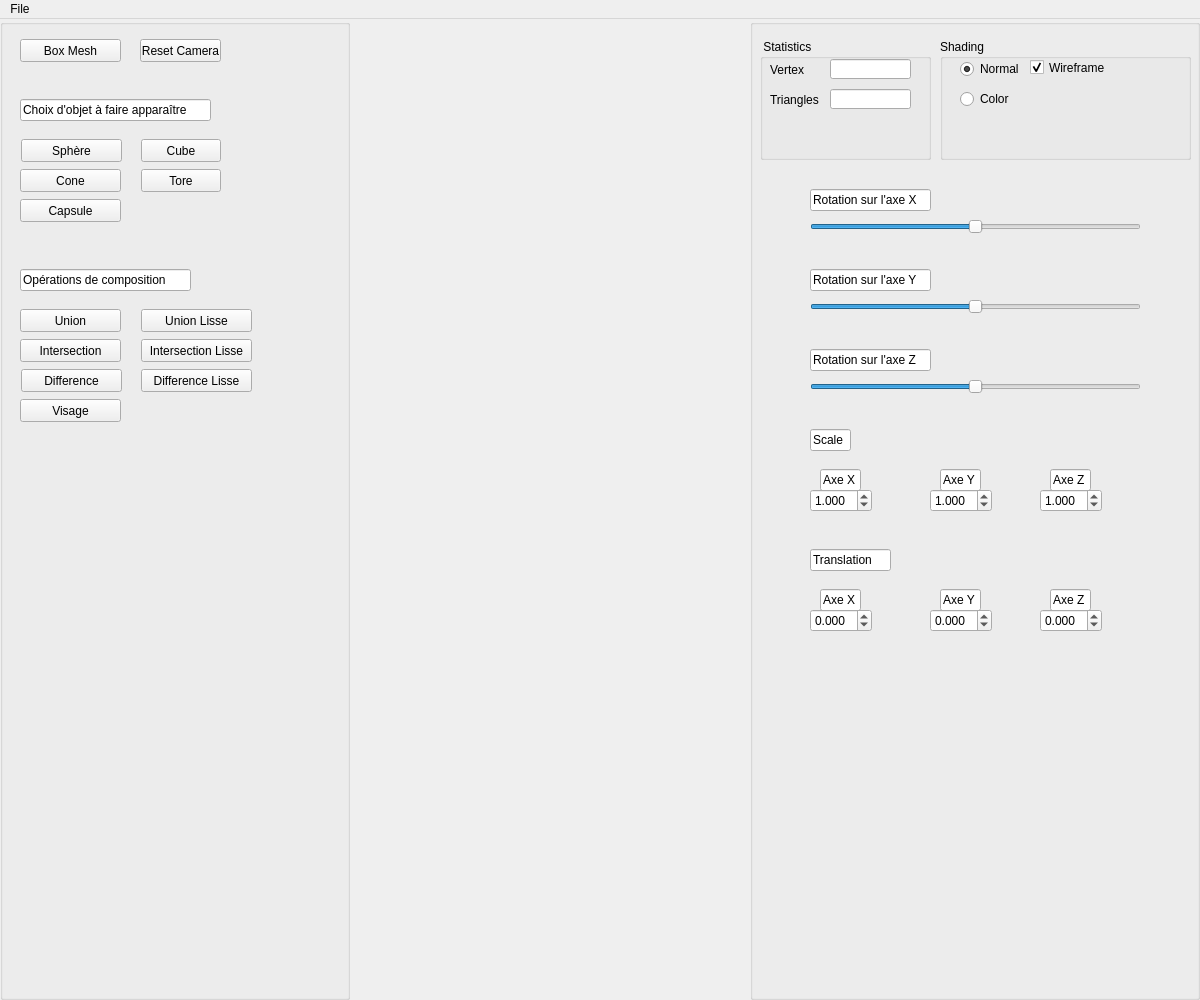
<?xml version="1.0" encoding="UTF-8"?>
<ui version="4.0">
 <class>Assets</class>
 <widget class="QMainWindow" name="Assets">
  <property name="geometry">
   <rect>
    <x>0</x>
    <y>0</y>
    <width>1200</width>
    <height>1000</height>
   </rect>
  </property>
  <property name="minimumSize">
   <size>
    <width>420</width>
    <height>300</height>
   </size>
  </property>
  <property name="windowTitle">
   <string>Implicit Terrain</string>
  </property>
  <widget class="QWidget" name="centralwidget">
   <layout class="QHBoxLayout">
    <property name="spacing">
     <number>0</number>
    </property>
    <property name="leftMargin">
     <number>0</number>
    </property>
    <property name="topMargin">
     <number>0</number>
    </property>
    <property name="rightMargin">
     <number>0</number>
    </property>
    <property name="bottomMargin">
     <number>0</number>
    </property>
    <item>
     <widget class="QGroupBox" name="Objects_groupBox">
      <property name="enabled">
       <bool>true</bool>
      </property>
      <property name="sizePolicy">
       <sizepolicy hsizetype="Fixed" vsizetype="Minimum">
        <horstretch>0</horstretch>
        <verstretch>0</verstretch>
       </sizepolicy>
      </property>
      <property name="minimumSize">
       <size>
        <width>350</width>
        <height>250</height>
       </size>
      </property>
      <property name="title">
       <string/>
      </property>
      <widget class="QPushButton" name="boxMesh">
       <property name="geometry">
        <rect>
         <x>20</x>
         <y>20</y>
         <width>101</width>
         <height>23</height>
        </rect>
       </property>
       <property name="toolTip">
        <string>&lt;!DOCTYPE HTML PUBLIC &quot;-//W3C//DTD HTML 4.0//EN&quot; &quot;http://www.w3.org/TR/REC-html40/strict.dtd&quot;&gt;
&lt;html&gt;&lt;head&gt;&lt;meta name=&quot;qrichtext&quot; content=&quot;1&quot; /&gt;&lt;style type=&quot;text/css&quot;&gt;
p, li { white-space: pre-wrap; }
&lt;/style&gt;&lt;/head&gt;&lt;body style=&quot; font-family:'MS Shell Dlg 2'; font-size:8pt; font-weight:400; font-style:normal;&quot;&gt;
&lt;p style=&quot; margin-top:0px; margin-bottom:0px; margin-left:0px; margin-right:0px; -qt-block-indent:0; text-indent:0px;&quot;&gt;&lt;span style=&quot; color:#5500ff;&quot;&gt;Callback #01&lt;/span&gt;&lt;/p&gt;
&lt;p style=&quot; margin-top:0px; margin-bottom:0px; margin-left:0px; margin-right:0px; -qt-block-indent:0; text-indent:0px;&quot;&gt;&lt;span style=&quot; font-style:italic; color:#aa00ff;&quot;&gt;Create Eurographics 1996 Bear&lt;/span&gt;&lt;/p&gt;&lt;/body&gt;&lt;/html&gt;</string>
       </property>
       <property name="text">
        <string>Box Mesh</string>
       </property>
       <property name="checkable">
        <bool>false</bool>
       </property>
      </widget>
      <widget class="QPushButton" name="resetcameraButton">
       <property name="geometry">
        <rect>
         <x>140</x>
         <y>20</y>
         <width>81</width>
         <height>23</height>
        </rect>
       </property>
       <property name="toolTip">
        <string>&lt;html&gt;&lt;head/&gt;&lt;body&gt;&lt;p&gt;&lt;span style=&quot; color:#5500ff;&quot;&gt;Callback #03&lt;/span&gt;&lt;/p&gt;&lt;p&gt;&lt;span style=&quot; font-style:italic; color:#aa00ff;&quot;&gt;Create Eurographics 1996 Bird&lt;/span&gt;&lt;/p&gt;&lt;/body&gt;&lt;/html&gt;</string>
       </property>
       <property name="text">
        <string>Reset Camera</string>
       </property>
       <property name="checkable">
        <bool>true</bool>
       </property>
       <property name="autoDefault">
        <bool>false</bool>
       </property>
       <property name="default">
        <bool>false</bool>
       </property>
       <property name="flat">
        <bool>false</bool>
       </property>
      </widget>
      <widget class="QPushButton" name="sphere">
       <property name="geometry">
        <rect>
         <x>21</x>
         <y>120</y>
         <width>101</width>
         <height>23</height>
        </rect>
       </property>
       <property name="toolTip">
        <string>&lt;!DOCTYPE HTML PUBLIC &quot;-//W3C//DTD HTML 4.0//EN&quot; &quot;http://www.w3.org/TR/REC-html40/strict.dtd&quot;&gt;
&lt;html&gt;&lt;head&gt;&lt;meta name=&quot;qrichtext&quot; content=&quot;1&quot; /&gt;&lt;style type=&quot;text/css&quot;&gt;
p, li { white-space: pre-wrap; }
&lt;/style&gt;&lt;/head&gt;&lt;body style=&quot; font-family:'MS Shell Dlg 2'; font-size:8pt; font-weight:400; font-style:normal;&quot;&gt;
&lt;p style=&quot; margin-top:0px; margin-bottom:0px; margin-left:0px; margin-right:0px; -qt-block-indent:0; text-indent:0px;&quot;&gt;&lt;span style=&quot; color:#5500ff;&quot;&gt;Callback #01&lt;/span&gt;&lt;/p&gt;
&lt;p style=&quot; margin-top:0px; margin-bottom:0px; margin-left:0px; margin-right:0px; -qt-block-indent:0; text-indent:0px;&quot;&gt;&lt;span style=&quot; font-style:italic; color:#aa00ff;&quot;&gt;Create Eurographics 1996 Bear&lt;/span&gt;&lt;/p&gt;&lt;/body&gt;&lt;/html&gt;</string>
       </property>
       <property name="text">
        <string>Sphère</string>
       </property>
       <property name="checkable">
        <bool>false</bool>
       </property>
      </widget>
      <widget class="QPushButton" name="cube">
       <property name="geometry">
        <rect>
         <x>141</x>
         <y>120</y>
         <width>80</width>
         <height>23</height>
        </rect>
       </property>
       <property name="text">
        <string>Cube</string>
       </property>
      </widget>
      <widget class="QPushButton" name="cone">
       <property name="geometry">
        <rect>
         <x>20</x>
         <y>150</y>
         <width>101</width>
         <height>23</height>
        </rect>
       </property>
       <property name="text">
        <string>Cone</string>
       </property>
      </widget>
      <widget class="QPushButton" name="tore">
       <property name="geometry">
        <rect>
         <x>141</x>
         <y>150</y>
         <width>80</width>
         <height>23</height>
        </rect>
       </property>
       <property name="text">
        <string>Tore</string>
       </property>
      </widget>
      <widget class="QPushButton" name="capsule">
       <property name="geometry">
        <rect>
         <x>20</x>
         <y>180</y>
         <width>101</width>
         <height>23</height>
        </rect>
       </property>
       <property name="text">
        <string>Capsule</string>
       </property>
      </widget>
      <widget class="QPushButton" name="union_">
       <property name="geometry">
        <rect>
         <x>20</x>
         <y>290</y>
         <width>101</width>
         <height>23</height>
        </rect>
       </property>
       <property name="text">
        <string>Union</string>
       </property>
      </widget>
      <widget class="QPushButton" name="intersection">
       <property name="geometry">
        <rect>
         <x>20</x>
         <y>320</y>
         <width>101</width>
         <height>23</height>
        </rect>
       </property>
       <property name="text">
        <string>Intersection</string>
       </property>
      </widget>
      <widget class="QPushButton" name="difference">
       <property name="geometry">
        <rect>
         <x>21</x>
         <y>350</y>
         <width>101</width>
         <height>23</height>
        </rect>
       </property>
       <property name="text">
        <string>Difference</string>
       </property>
      </widget>
      <widget class="QPushButton" name="union_lisse">
       <property name="geometry">
        <rect>
         <x>141</x>
         <y>290</y>
         <width>111</width>
         <height>23</height>
        </rect>
       </property>
       <property name="text">
        <string>Union Lisse</string>
       </property>
      </widget>
      <widget class="QPushButton" name="intersection_lisse">
       <property name="geometry">
        <rect>
         <x>141</x>
         <y>320</y>
         <width>111</width>
         <height>23</height>
        </rect>
       </property>
       <property name="text">
        <string>Intersection Lisse</string>
       </property>
      </widget>
      <widget class="QPushButton" name="difference_lisse">
       <property name="geometry">
        <rect>
         <x>141</x>
         <y>350</y>
         <width>111</width>
         <height>23</height>
        </rect>
       </property>
       <property name="text">
        <string>Difference Lisse</string>
       </property>
      </widget>
      <widget class="QPushButton" name="composition">
       <property name="geometry">
        <rect>
         <x>20</x>
         <y>380</y>
         <width>101</width>
         <height>23</height>
        </rect>
       </property>
       <property name="text">
        <string>Visage</string>
       </property>
      </widget>
      <widget class="QLineEdit" name="titreRotateXslider_4">
       <property name="geometry">
        <rect>
         <x>20</x>
         <y>250</y>
         <width>171</width>
         <height>22</height>
        </rect>
       </property>
       <property name="text">
        <string>Opérations de composition</string>
       </property>
      </widget>
      <widget class="QLineEdit" name="titreRotateXslider_5">
       <property name="geometry">
        <rect>
         <x>20</x>
         <y>80</y>
         <width>191</width>
         <height>22</height>
        </rect>
       </property>
       <property name="text">
        <string>Choix d'objet à faire apparaître</string>
       </property>
      </widget>
     </widget>
    </item>
    <item>
     <widget class="QWidget" name="widget_GL" native="true"/>
    </item>
    <item>
     <widget class="QGroupBox" name="Parameters_groupBox">
      <property name="sizePolicy">
       <sizepolicy hsizetype="Maximum" vsizetype="Minimum">
        <horstretch>0</horstretch>
        <verstretch>0</verstretch>
       </sizepolicy>
      </property>
      <property name="minimumSize">
       <size>
        <width>450</width>
        <height>141</height>
       </size>
      </property>
      <property name="title">
       <string/>
      </property>
      <widget class="QGroupBox" name="groupBox_4">
       <property name="geometry">
        <rect>
         <x>10</x>
         <y>20</y>
         <width>171</width>
         <height>121</height>
        </rect>
       </property>
       <property name="title">
        <string> Statistics</string>
       </property>
       <widget class="QLabel" name="label_2">
        <property name="geometry">
         <rect>
          <x>10</x>
          <y>20</y>
          <width>61</width>
          <height>21</height>
         </rect>
        </property>
        <property name="text">
         <string>Vertex</string>
        </property>
       </widget>
       <widget class="QLineEdit" name="lineEdit_2">
        <property name="geometry">
         <rect>
          <x>70</x>
          <y>50</y>
          <width>81</width>
          <height>20</height>
         </rect>
        </property>
        <property name="alignment">
         <set>Qt::AlignRight|Qt::AlignTrailing|Qt::AlignVCenter</set>
        </property>
       </widget>
       <widget class="QLabel" name="label_3">
        <property name="geometry">
         <rect>
          <x>10</x>
          <y>50</y>
          <width>61</width>
          <height>21</height>
         </rect>
        </property>
        <property name="text">
         <string>Triangles</string>
        </property>
       </widget>
       <widget class="QLineEdit" name="lineEdit">
        <property name="geometry">
         <rect>
          <x>70</x>
          <y>20</y>
          <width>81</width>
          <height>20</height>
         </rect>
        </property>
        <property name="text">
         <string/>
        </property>
        <property name="alignment">
         <set>Qt::AlignRight|Qt::AlignTrailing|Qt::AlignVCenter</set>
        </property>
       </widget>
      </widget>
      <widget class="QGroupBox" name="groupBox_13">
       <property name="geometry">
        <rect>
         <x>190</x>
         <y>20</y>
         <width>251</width>
         <height>121</height>
        </rect>
       </property>
       <property name="title">
        <string>Shading</string>
       </property>
       <widget class="QRadioButton" name="radioShadingButton_1">
        <property name="geometry">
         <rect>
          <x>20</x>
          <y>20</y>
          <width>61</width>
          <height>20</height>
         </rect>
        </property>
        <property name="text">
         <string>Normal</string>
        </property>
        <property name="checked">
         <bool>true</bool>
        </property>
       </widget>
       <widget class="QCheckBox" name="wireframe">
        <property name="geometry">
         <rect>
          <x>90</x>
          <y>20</y>
          <width>81</width>
          <height>17</height>
         </rect>
        </property>
        <property name="text">
         <string>Wireframe</string>
        </property>
        <property name="checked">
         <bool>true</bool>
        </property>
       </widget>
       <widget class="QRadioButton" name="radioShadingButton_2">
        <property name="geometry">
         <rect>
          <x>20</x>
          <y>50</y>
          <width>61</width>
          <height>20</height>
         </rect>
        </property>
        <property name="text">
         <string>Color</string>
        </property>
        <property name="checked">
         <bool>false</bool>
        </property>
       </widget>
      </widget>
      <widget class="QSlider" name="RotateXslider">
       <property name="geometry">
        <rect>
         <x>60</x>
         <y>200</y>
         <width>331</width>
         <height>16</height>
        </rect>
       </property>
       <property name="minimum">
        <number>-180</number>
       </property>
       <property name="maximum">
        <number>180</number>
       </property>
       <property name="orientation">
        <enum>Qt::Horizontal</enum>
       </property>
      </widget>
      <widget class="QSlider" name="RotateYslider">
       <property name="geometry">
        <rect>
         <x>60</x>
         <y>280</y>
         <width>331</width>
         <height>16</height>
        </rect>
       </property>
       <property name="minimum">
        <number>-180</number>
       </property>
       <property name="maximum">
        <number>180</number>
       </property>
       <property name="orientation">
        <enum>Qt::Horizontal</enum>
       </property>
      </widget>
      <widget class="QSlider" name="RotateZslider">
       <property name="geometry">
        <rect>
         <x>60</x>
         <y>360</y>
         <width>331</width>
         <height>16</height>
        </rect>
       </property>
       <property name="minimum">
        <number>-180</number>
       </property>
       <property name="maximum">
        <number>180</number>
       </property>
       <property name="orientation">
        <enum>Qt::Horizontal</enum>
       </property>
      </widget>
      <widget class="QLineEdit" name="titreRotateXslider">
       <property name="geometry">
        <rect>
         <x>60</x>
         <y>170</y>
         <width>121</width>
         <height>22</height>
        </rect>
       </property>
       <property name="text">
        <string>Rotation sur l'axe X</string>
       </property>
      </widget>
      <widget class="QLineEdit" name="titreRotateXslider_2">
       <property name="geometry">
        <rect>
         <x>60</x>
         <y>250</y>
         <width>121</width>
         <height>22</height>
        </rect>
       </property>
       <property name="text">
        <string>Rotation sur l'axe Y</string>
       </property>
      </widget>
      <widget class="QLineEdit" name="titreRotateXslider_3">
       <property name="geometry">
        <rect>
         <x>60</x>
         <y>330</y>
         <width>121</width>
         <height>22</height>
        </rect>
       </property>
       <property name="text">
        <string>Rotation sur l'axe Z</string>
       </property>
      </widget>
      <widget class="QDoubleSpinBox" name="ScaleYBox">
       <property name="geometry">
        <rect>
         <x>180</x>
         <y>470</y>
         <width>62</width>
         <height>23</height>
        </rect>
       </property>
       <property name="decimals">
        <number>3</number>
       </property>
       <property name="minimum">
        <double>0.000000000000000</double>
       </property>
       <property name="singleStep">
        <double>0.250000000000000</double>
       </property>
       <property name="value">
        <double>1.000000000000000</double>
       </property>
      </widget>
      <widget class="QDoubleSpinBox" name="ScaleZBox">
       <property name="geometry">
        <rect>
         <x>290</x>
         <y>470</y>
         <width>62</width>
         <height>23</height>
        </rect>
       </property>
       <property name="decimals">
        <number>3</number>
       </property>
       <property name="minimum">
        <double>0.000000000000000</double>
       </property>
       <property name="singleStep">
        <double>0.250000000000000</double>
       </property>
       <property name="value">
        <double>1.000000000000000</double>
       </property>
      </widget>
      <widget class="QLineEdit" name="lineEdit_3">
       <property name="geometry">
        <rect>
         <x>60</x>
         <y>410</y>
         <width>41</width>
         <height>22</height>
        </rect>
       </property>
       <property name="text">
        <string>Scale</string>
       </property>
      </widget>
      <widget class="QLineEdit" name="lineEdit_4">
       <property name="geometry">
        <rect>
         <x>70</x>
         <y>450</y>
         <width>41</width>
         <height>22</height>
        </rect>
       </property>
       <property name="text">
        <string>Axe X</string>
       </property>
      </widget>
      <widget class="QLineEdit" name="lineEdit_5">
       <property name="geometry">
        <rect>
         <x>190</x>
         <y>450</y>
         <width>41</width>
         <height>22</height>
        </rect>
       </property>
       <property name="text">
        <string>Axe Y</string>
       </property>
      </widget>
      <widget class="QLineEdit" name="lineEdit_6">
       <property name="geometry">
        <rect>
         <x>300</x>
         <y>450</y>
         <width>41</width>
         <height>22</height>
        </rect>
       </property>
       <property name="text">
        <string>Axe Z</string>
       </property>
      </widget>
      <widget class="QDoubleSpinBox" name="ScaleXBox">
       <property name="geometry">
        <rect>
         <x>60</x>
         <y>470</y>
         <width>62</width>
         <height>23</height>
        </rect>
       </property>
       <property name="decimals">
        <number>3</number>
       </property>
       <property name="minimum">
        <double>0.000000000000000</double>
       </property>
       <property name="singleStep">
        <double>0.250000000000000</double>
       </property>
       <property name="value">
        <double>1.000000000000000</double>
       </property>
      </widget>
      <widget class="QLineEdit" name="lineEdit_7">
       <property name="geometry">
        <rect>
         <x>60</x>
         <y>530</y>
         <width>81</width>
         <height>22</height>
        </rect>
       </property>
       <property name="text">
        <string>Translation</string>
       </property>
      </widget>
      <widget class="QDoubleSpinBox" name="TranslateXBox">
       <property name="geometry">
        <rect>
         <x>60</x>
         <y>590</y>
         <width>62</width>
         <height>23</height>
        </rect>
       </property>
       <property name="decimals">
        <number>3</number>
       </property>
       <property name="minimum">
        <double>-99.000000000000000</double>
       </property>
       <property name="singleStep">
        <double>0.250000000000000</double>
       </property>
       <property name="value">
        <double>0.000000000000000</double>
       </property>
      </widget>
      <widget class="QLineEdit" name="lineEdit_8">
       <property name="geometry">
        <rect>
         <x>70</x>
         <y>570</y>
         <width>41</width>
         <height>22</height>
        </rect>
       </property>
       <property name="text">
        <string>Axe X</string>
       </property>
      </widget>
      <widget class="QDoubleSpinBox" name="TranslateYBox">
       <property name="geometry">
        <rect>
         <x>180</x>
         <y>590</y>
         <width>62</width>
         <height>23</height>
        </rect>
       </property>
       <property name="decimals">
        <number>3</number>
       </property>
       <property name="minimum">
        <double>-99.000000000000000</double>
       </property>
       <property name="singleStep">
        <double>0.250000000000000</double>
       </property>
       <property name="value">
        <double>0.000000000000000</double>
       </property>
      </widget>
      <widget class="QDoubleSpinBox" name="TranslateZBox">
       <property name="geometry">
        <rect>
         <x>290</x>
         <y>590</y>
         <width>62</width>
         <height>23</height>
        </rect>
       </property>
       <property name="decimals">
        <number>3</number>
       </property>
       <property name="minimum">
        <double>-99.000000000000000</double>
       </property>
       <property name="singleStep">
        <double>0.250000000000000</double>
       </property>
       <property name="value">
        <double>0.000000000000000</double>
       </property>
      </widget>
      <widget class="QLineEdit" name="lineEdit_9">
       <property name="geometry">
        <rect>
         <x>190</x>
         <y>570</y>
         <width>41</width>
         <height>22</height>
        </rect>
       </property>
       <property name="text">
        <string>Axe Y</string>
       </property>
      </widget>
      <widget class="QLineEdit" name="lineEdit_10">
       <property name="geometry">
        <rect>
         <x>300</x>
         <y>570</y>
         <width>41</width>
         <height>22</height>
        </rect>
       </property>
       <property name="text">
        <string>Axe Z</string>
       </property>
      </widget>
     </widget>
    </item>
   </layout>
  </widget>
  <widget class="QMenuBar" name="menubar">
   <property name="geometry">
    <rect>
     <x>0</x>
     <y>0</y>
     <width>1200</width>
     <height>20</height>
    </rect>
   </property>
   <widget class="QMenu" name="menuFile">
    <property name="title">
     <string>File</string>
    </property>
   </widget>
   <addaction name="menuFile"/>
  </widget>
  <action name="actionExit">
   <property name="text">
    <string>Exit</string>
   </property>
   <property name="shortcut">
    <string>Esc</string>
   </property>
  </action>
  <action name="actionNew_Scene">
   <property name="text">
    <string>New Scene</string>
   </property>
  </action>
  <action name="actionExport_obj">
   <property name="text">
    <string>OBJ File (.obj)</string>
   </property>
  </action>
  <action name="actionExport_ma">
   <property name="text">
    <string>Maya File (.ma)</string>
   </property>
  </action>
  <action name="actionLoad_ma">
   <property name="text">
    <string>Load</string>
   </property>
  </action>
  <action name="actionGL">
   <property name="text">
    <string>GL</string>
   </property>
  </action>
  <action name="actionVectorized">
   <property name="text">
    <string>Vectorized</string>
   </property>
  </action>
  <action name="actionExport_svg">
   <property name="text">
    <string>SVG File (.svg)</string>
   </property>
  </action>
  <action name="actionSphere_Tracing_png">
   <property name="text">
    <string>Sphere Tracing (.png)</string>
   </property>
  </action>
 </widget>
 <resources/>
 <connections/>
</ui>
